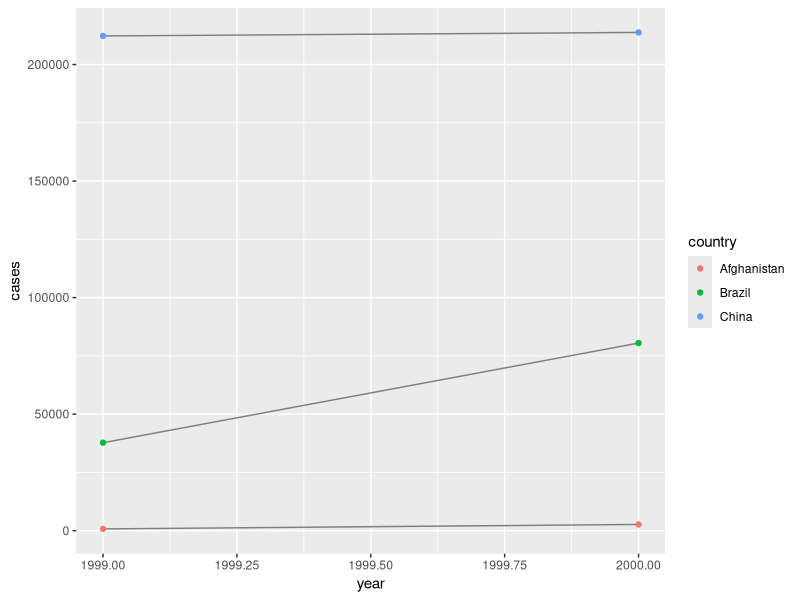
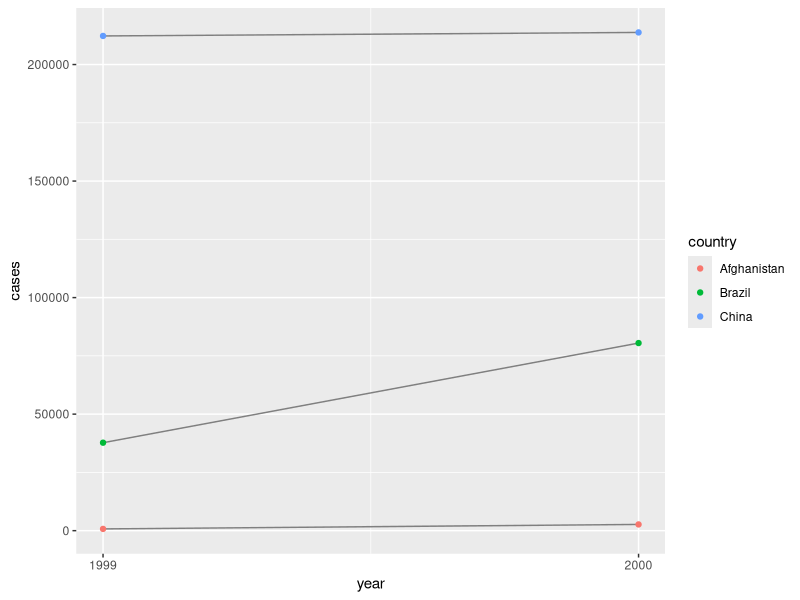
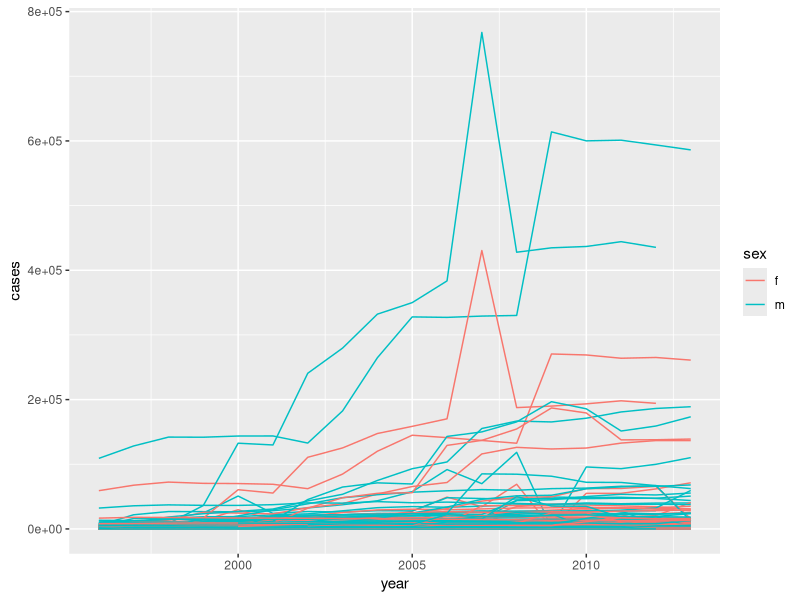

Generate these figures, in order, with R:
## ---- chunk 1
library(tidyverse)
library(ggplot2)

read_path = Sys.getenv('DATASETS')
write_path = paste(read_path, 'output', sep = '/')
working_dir = Sys.getenv('R_WORKING_DIR')

full_read_path <- function(filename) {
  paste(read_path, filename, sep = '/')
}

full_write_path <- function(filename) {
  paste(write_path, filename, sep = '/')
}

full_wd_path <- function(filename) {
  paste(working_dir, filename, sep = '/')
}
## ---- chunk 2
table1
table2
table3
table4a
table4b
## ---- chunk 3
(table1)

# The multiplier of 10000 gives us the rate per 10000 people
table1 %>%
  mutate(rate = cases / population * 10000)

table1 %>%
  count(year, wt = cases)
## ---- chunk 4
ggplot(table1, aes(year, cases)) +
  geom_line(aes(group = country), color = 'grey50') +
  geom_point(aes(color = country))
## ---- chunk 5
table2

(tb_cases_per_country_year = table2 %>%
  filter(type == 'cases') %>%
  pull(count))
(tb_pop_per_country_year = table2 %>%
  filter(type == 'population') %>%
  pull(count))
(rate = tb_cases_per_country_year / 
    tb_pop_per_country_year)

table2 %>%
  mutate(rate = rep(rate, each = 2))
## ---- chunk 6
table2 %>%
  filter(type == 'cases') %>%
  ggplot(aes(year, count)) +
  geom_line(aes(group = country), color = 'grey50') +
  geom_point(aes(color = country)) +
  scale_x_continuous(breaks = unique(table2$year)) +
  ylab('cases')
## ---- chunk 7
table4a

(tidy4a <- table4a %>%
  pivot_longer(c(`1999`, `2000`), # columns to pivot.
                                  # specified with select style
                                  # notation.
               names_to = 'year', # year and cases don't exist,
               values_to = 'cases') # so we put them in quotes.
)
## ---- chunk 8
table4b

(tidy4b <- table4b %>%
  pivot_longer(c(`1999`, `2000`),
               names_to = 'year',
               values_to = 'population'))
## ---- chunk 9
left_join(tidy4a, tidy4b)
## ---- chunk 10
table2

table2 %>%
  pivot_wider(names_from = type,
              values_from = count)
## ---- chunk 11
(stocks <- tibble(
  year   = c(2015, 2015, 2016, 2016),
  half  = c(   1,    2,     1,    2),
  return = c(1.88, 0.59, 0.92, 0.17)
))

(stocks %>% 
  pivot_wider(names_from = year, 
              values_from = return))

(stocks %>% 
  pivot_wider(names_from = year, 
              values_from = return) %>% 
  pivot_longer(`2015`:`2016`, 
               names_to = "year", 
               values_to = "return"))
## ---- chunk 12
# table4a %>% 
#   pivot_longer(c(1999, 2000), names_to = "year", values_to = "cases")
## ---- chunk 13
(people <- tribble(
  ~name,             ~names,  ~values,
  #-----------------|--------|------
  "Phillip Woods",   "age",       45,
  "Phillip Woods",   "height",   186,
  "Phillip Woods",   "age",       50,
  "Jessica Cordero", "age",       37,
  "Jessica Cordero", "height",   156
))
## ---- chunk 14
(people %>%
  filter(row_number() %in% c(1, 2, 4, 5)) %>%
  pivot_wider(names_from = names, values_from = values))
## ---- chunk 15
(preg <- tribble(
  ~pregnant, ~male, ~female,
  "yes",     NA,    10,
  "no",      20,    12
))

preg %>%
  pivot_longer(c(male, female),
               names_to = 'sex',
               values_to = 'count')
## ---- chunk 16
table3

table3 %>%
  separate(rate, # column to separate
           into = c('cases', 'population'), # create these cols
           sep = '/', # by default, non-integer char will
                      # be used to separate the column.
           convert = TRUE) # Convert into appropriate types
## ---- chunk 17
table3 %>%
  separate(year, into = c('century', 'year'), sep = 2)
## ---- chunk 18
table5

table5 %>%
  unite(new, century, year,
        sep = '')
## ---- chunk 19
tibble(x = c("a,b,c", "d,e,f,g", "h,i,j")) %>% 
  separate(x, c("one", "two", "three"))

tibble(x = c("a,b,c", "d,e,f,g", "h,i,j")) %>% 
  separate(x, c("one", "two", "three"), extra = 'drop')

tibble(x = c("a,b,c", "d,e,f,g", "h,i,j")) %>% 
  separate(x, c("one", "two", "three"), extra = 'merge')


tibble(x = c("a,b,c", "d,e", "f,g,i")) %>% 
  separate(x, c("one", "two", "three"))

tibble(x = c("a,b,c", "d,e", "f,g,i")) %>% 
  separate(x, c("one", "two", "three"), extra = 'drop')

tibble(x = c("a,b,c", "d,e", "f,g,i")) %>% 
  separate(x, c("one", "two", "three"), extra = 'merge')

## ---- chunk 20
(stocks <- tibble(
  year   = c(2015, 2015, 2015, 2015, 2016, 2016, 2016),
  qtr    = c(   1,    2,    3,    4,    2,    3,    4),
  return = c(1.88, 0.59, 0.35,   NA, 0.92, 0.17, 2.66)
))
## ---- chunk 21
stocks %>%
  pivot_wider(names_from = year, values_from = return)
## ---- chunk 22
stocks %>%
  pivot_wider(names_from = year, values_from = return) %>%
  pivot_longer(cols = c(`2015`, `2016`),
               names_to = 'year',
               values_to = 'return',
               values_drop_na = TRUE)
## ---- chunk 23
stocks %>%
  complete(year, qtr)
## ---- chunk 24
(treatment <- tribble(
  ~ person,           ~ treatment, ~response,
  "Derrick Whitmore", 1,           7,
  NA,                 2,           10,
  NA,                 3,           9,
  "Katherine Burke",  1,           4
))
## ---- chunk 25
treatment %>%
  fill(person)
## ---- chunk 26
who
## ---- chunk 27
(who1 <- who %>%
   pivot_longer(
     cols = new_sp_m014:newrel_f65,
     names_to = 'key',
     values_to = 'cases',
     values_drop_na = TRUE
   ))
## ---- chunk 28
who1 %>%
  count(key)
## ---- chunk 29
(who2 <- who1 %>%
  mutate(key = stringr::str_replace(key, 'newrel', 'new_rel')))
## ---- chunk 30
(who3 <- who2 %>%
  separate(key, c('new', 'type', 'sexage'), sep = '_'))
## ---- chunk 31
who3 %>%
  count(new)

(who4 <- who3 %>%
  select(-new, -iso2, -iso3))
## ---- chunk 32
(who5 <- who4 %>%
   separate(sexage, c('sex', 'age'), sep = 1))
## ---- chunk 33
# There are many countries, and much less years.
# Maybe this tells us how to plot the graph.
(n_distinct(who5 %>% pull(year)))
(n_distinct(who5 %>% pull(country)))

who5 %>%
  filter(year > 1995) %>%
  group_by(country, year, sex) %>%
  summarize(cases = sum(cases)) %>%
  unite(country_sex, country, sex, remove = FALSE) %>%
  ggplot(aes(year, cases, 
             group = country_sex, 
             color = sex
             )) +
  geom_line()
## ---- chunk 34
who5 %>%
  group_by(country, sex) %>%
  mutate(median = median(cases, na.rm = TRUE),
         # last = tail(1) # dont know how to do this
         )
